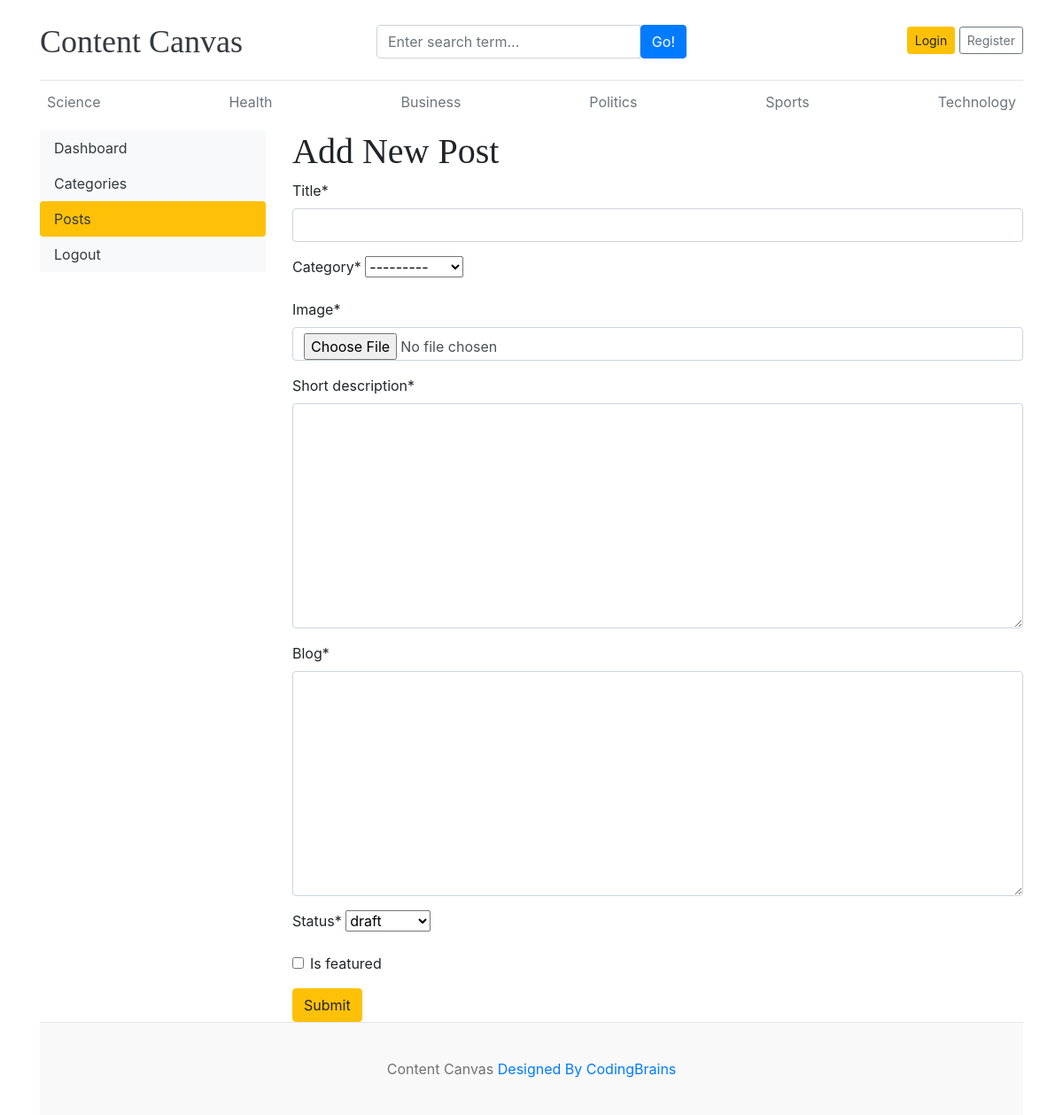
The app's page /dashboard/posts/add_posts/ with its own data.
### app/models.py (models this page shows)
class Category(models.Model):
    category=models.CharField(max_length=100)
    created_at=models.DateTimeField(auto_now_add=True)
    updated_at=models.DateTimeField(auto_now=True)
    class Meta:
        verbose_name_plural='categories'
    def __str__(self):
        return self.category

### dashboard/views.py (the view, shortened to what this page needs)
# urls.py: path('posts/add_posts/',views.add_posts,name='add_posts'),
def add_posts(request):
    form=PostForm()
    context={
        'form':form,
    }
    return render(request,'dashboard/add_posts.html',context)

### dashboard/forms.py
class PostForm(forms.ModelForm):
    class Meta:
        model=Blog
        fields=('title','category','image','short_description','blog','status','is_featured')

### app/context_processors.py (called while the page is built)
def get_categories(request):
    categories=Category.objects.all()
    return dict(categories=categories)

def get_sociallinks(request):
    sociallinks=socialLinks.objects.all()
    return dict(sociallinks=sociallinks)

### templates/dashboard/add_posts.html (shortened to what this page needs)
{% extends "base.html" %}
{% block content %}
{% load crispy_forms_tags %}
<div class="row">
    {% include "dashboard/sidebar.html" %}
    <div class='col-md-9'>
        <h1>Add New Post</h1>
        <form action="{% url "add_posts" %}" method="POST" enctype="multipart/form-data">
            {{form | crispy}}
            <button class="btn btn-warning" type="submit">Submit</button>
        </form>
    </div>
</div>
{% endblock  %}

### templates/base.html (shortened to what this page needs)
{% load static %}
<!DOCTYPE html>
<html lang="en">
<head>
    <link rel="stylesheet" href="{% static "css/bootstrap.css" %}">
    <link href="https://getbootstrap.com/docs/4.0/dist/css/bootstrap.min.css" rel="stylesheet">
    <link href="{% static "css/cc.css" %}" rel="stylesheet">
    <link rel="stylesheet" href="https://cdnjs.cloudflare.com/ajax/libs/font-awesome/4.7.0/css/font-awesome.min.css">
</head>
<body>
    <div class="container">
        <header class="blog-header py-3">
            <div class="row flex-nowrap justify-content-between align-items-center">
                <div class="col-4 pt-1">
                    <a class="blog-header-logo text-dark" href="/">Content Canvas</a>
                </div>
                <div class="col-4 pt-1">
                    <form action="{% url "search" %}" method="GET">
                        <div class="input-group">
                            <input class="form-control" type="text" name="keyword" value="{{keyword}}" placeholder="Enter search term..." aria-label="Enter search term..." aria-describedby="button-search" />
                            <button class="btn btn-primary" id="button-search" type="submit">Go!</button>
                        </div>
                    </form>
                </div>
                <div class="col-4 d-flex justify-content-end align-items-center">
                    {% if not user.is_authenticated %}
                    <a class="btn btn-sm btn-warning" href="{% url "login" %}">Login</a> &nbsp;
                    <a class="btn btn-sm btn-outline-secondary" href="{% url "register" %}">Register</a>
                    {% else %}
                    <span><a href="{% url "dashboard" %}">Dashboard</a></span>
                    &emsp;
                    <span><a href="{% url "logout" %}">Logout</a></span>
                    {% endif %}
                </div>
            </div>
        </header>
        <div class="nav-scroller py-1 mb-2">
            <nav class="nav d-flex justify-content-between">
                {% for cat in categories %}
                <a class="p-2 text-muted" href="{% url "post_by_category" cat.id %}">{{cat.category}}</a>
                {% endfor %}
            </nav>
        </div>
        {% block content %}
        {% endblock  %}
    <footer class="blog-footer">
        <p>Content Canvas <a href="#">Designed By CodingBrains</a></p>
    </footer>
</body>
</html>

### contentcanvas/static/css/cc.css (style rules this page uses)
.blog-header { border-bottom: 1px solid #e5e5e5; }
.blog-header-logo { font-family: "Playfair Display", Georgia, "Times New Roman", serif; font-size: 2.25rem; }
h1, h2, h3, h4, h5, h6 { font-family: "Playfair Display", Georgia, "Times New Roman", serif; }
.blog-footer { padding: 2.5rem 0; color: #727272; text-align: center; background-color: #f9f9f9; border-top: .05rem solid #e5e5e5; }
.blog-footer p:last-child { margin-bottom: 0; }

### records on screen
Category: category "Science", category "---------"
Category: category "Health"
Category: category "Business"
Category: category "Politics"
Category: category "Sports"
Category: category "Technology"
